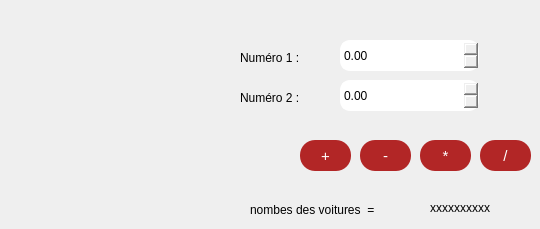
            <widget class="QWidget" name="tab_37">
             <attribute name="title">
              <string>Calculatrice</string>
             </attribute>
             <widget class="QPushButton" name="fois">
              <property name="geometry">
               <rect>
                <x>420</x>
                <y>140</y>
                <width>51</width>
                <height>31</height>
               </rect>
              </property>
              <property name="font">
               <font>
                <family>Arial</family>
                <pointsize>-1</pointsize>
                <weight>50</weight>
                <italic>false</italic>
                <bold>false</bold>
               </font>
              </property>
              <property name="styleSheet">
               <string notr="true">QPushButton {
color: #fff;
background:#b22626;
border-radius: 15px;
font-size:15px;
font-family:Arial, Helvetica, sans-serif;
}
QPushButton:hover {
color:#fff;
border:15px;
background:#6a1616;
}</string>
              </property>
              <property name="text">
               <string>*</string>
              </property>
             </widget>
             <widget class="QLabel" name="resultat">
              <property name="geometry">
               <rect>
                <x>430</x>
                <y>200</y>
                <width>71</width>
                <height>16</height>
               </rect>
              </property>
              <property name="toolTip">
               <string>&lt;html&gt;&lt;head/&gt;&lt;body&gt;&lt;p&gt;&lt;span style=&quot; font-weight:600;&quot;&gt;Résultat =&lt;/span&gt;&lt;/p&gt;&lt;/body&gt;&lt;/html&gt;</string>
              </property>
              <property name="text">
               <string>xxxxxxxxxx</string>
              </property>
             </widget>
             <widget class="QLabel" name="label_69">
              <property name="geometry">
               <rect>
                <x>240</x>
                <y>90</y>
                <width>71</width>
                <height>16</height>
               </rect>
              </property>
              <property name="text">
               <string>Numéro 2 :</string>
              </property>
             </widget>
             <widget class="QDoubleSpinBox" name="n1">
              <property name="geometry">
               <rect>
                <x>340</x>
                <y>40</y>
                <width>139</width>
                <height>31</height>
               </rect>
              </property>
              <property name="styleSheet">
               <string notr="true">border-style: solid;
border-color: white;
border-width: 2px;
border-radius: 10px;
</string>
              </property>
              <property name="minimum">
               <double>-999999999999.000000000000000</double>
              </property>
              <property name="maximum">
               <double>99999999999.000000000000000</double>
              </property>
             </widget>
             <widget class="QLabel" name="label_70">
              <property name="geometry">
               <rect>
                <x>250</x>
                <y>200</y>
                <width>151</width>
                <height>20</height>
               </rect>
              </property>
              <property name="toolTip">
               <string>&lt;html&gt;&lt;head/&gt;&lt;body&gt;&lt;p&gt;&lt;span style=&quot; font-weight:600;&quot;&gt;Résultat =&lt;/span&gt;&lt;/p&gt;&lt;/body&gt;&lt;/html&gt;</string>
              </property>
              <property name="text">
               <string>nombes des voitures  =</string>
              </property>
             </widget>
             <widget class="QPushButton" name="sur">
              <property name="geometry">
               <rect>
                <x>480</x>
                <y>140</y>
                <width>51</width>
                <height>31</height>
               </rect>
              </property>
              <property name="font">
               <font>
                <family>Arial</family>
                <pointsize>-1</pointsize>
                <weight>50</weight>
                <italic>false</italic>
                <bold>false</bold>
               </font>
              </property>
              <property name="styleSheet">
               <string notr="true">QPushButton {
color: #fff;
background:#b22626;
border-radius: 15px;
font-size:15px;
font-family:Arial, Helvetica, sans-serif;
}
QPushButton:hover {
color:#fff;
border:15px;
background:#6a1616;
}</string>
              </property>
              <property name="text">
               <string>/</string>
              </property>
             </widget>
             <widget class="QLabel" name="label_71">
              <property name="geometry">
               <rect>
                <x>240</x>
                <y>50</y>
                <width>71</width>
                <height>16</height>
               </rect>
              </property>
              <property name="text">
               <string>Numéro 1 :</string>
              </property>
             </widget>
             <widget class="QDoubleSpinBox" name="n2">
              <property name="geometry">
               <rect>
                <x>340</x>
                <y>80</y>
                <width>139</width>
                <height>31</height>
               </rect>
              </property>
              <property name="styleSheet">
               <string notr="true">border-style: solid;
border-color: white;
border-width: 2px;
border-radius: 10px;
</string>
              </property>
              <property name="minimum">
               <double>-99999999999999.000000000000000</double>
              </property>
              <property name="maximum">
               <double>9999999999999.000000000000000</double>
              </property>
             </widget>
             <widget class="QPushButton" name="moins">
              <property name="geometry">
               <rect>
                <x>360</x>
                <y>140</y>
                <width>51</width>
                <height>31</height>
               </rect>
              </property>
              <property name="font">
               <font>
                <family>Arial</family>
                <pointsize>-1</pointsize>
                <weight>50</weight>
                <italic>false</italic>
                <bold>false</bold>
               </font>
              </property>
              <property name="styleSheet">
               <string notr="true">QPushButton {
color: #fff;
background:#b22626;
border-radius: 15px;
font-size:15px;
font-family:Arial, Helvetica, sans-serif;
}
QPushButton:hover {
color:#fff;
border:15px;
background:#6a1616;
}</string>
              </property>
              <property name="text">
               <string>-</string>
              </property>
             </widget>
             <widget class="QPushButton" name="plus">
              <property name="geometry">
               <rect>
                <x>300</x>
                <y>140</y>
                <width>51</width>
                <height>31</height>
               </rect>
              </property>
              <property name="font">
               <font>
                <family>Arial</family>
                <pointsize>-1</pointsize>
                <weight>50</weight>
                <italic>false</italic>
                <bold>false</bold>
               </font>
              </property>
              <property name="styleSheet">
               <string notr="true">QPushButton {
color: #fff;
background:#b22626;
border-radius: 15px;
font-size:15px;
font-family:Arial, Helvetica, sans-serif;
}
QPushButton:hover {
color:#fff;
border:15px;
background:#6a1616;
}</string>
              </property>
              <property name="text">
               <string>+</string>
              </property>
             </widget>
            </widget>
